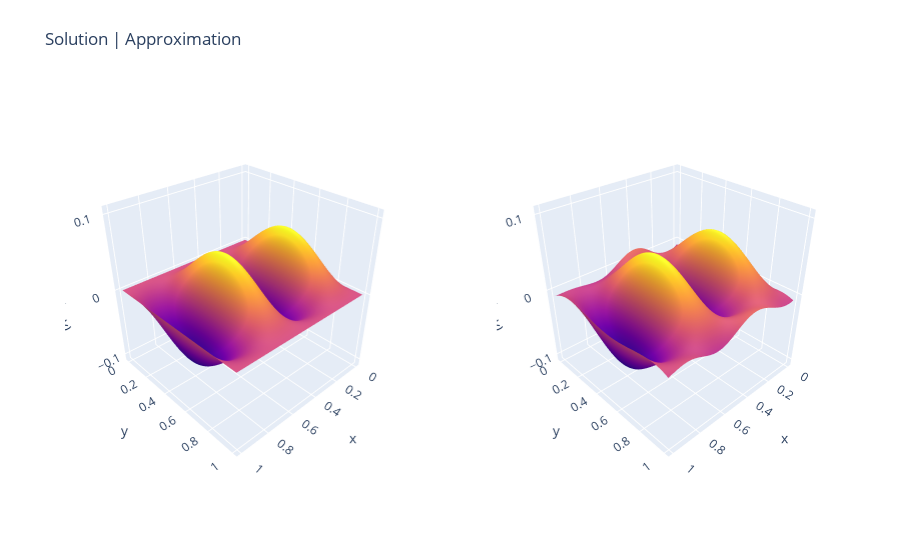

Notebook cell for this chart:
### Code cell
sol = lambda x, y: np.sin(4*np.pi*x)*(y-1)**2*y**2
fig = make_subplots(rows=1, cols=2, specs=[[{'type': 'surface'}, {'type': 'surface'}]])
xs = np.linspace(0, 1, 100)
ys = np.linspace(0, 1, 100)
us_pred = np.array([[sol(x, y) for x in xs] for y in ys])
us = us_pred
x_mesh, y_mesh = np.meshgrid(xs, ys)
fig.add_trace(go.Surface(x=ys, y=xs, z=us, showscale=False), row=1, col=1)
fig.add_trace(go.Surface(x=ys, y=np.flip(xs), z=np.array([[solver.u(x, y).item() for x in xs] for y in ys]), showscale=False), row=1, col=2)
fig.update_layout(title='Solution | Approximation',
                  scene = dict(
                    xaxis_title="x",
                    yaxis_title="y",
                    zaxis_title="u(x, y)",
                    zaxis_range=[-0.11, 0.11]
                  ),
                  scene2 = dict(
                    xaxis_title="x",
                    yaxis_title="y",
                    zaxis_title="u(x, y)",
                    zaxis_range=[-0.11, 0.11]
                  ),
                  margin=dict(l=50, r=50, b=50, t=50))
fig.update_layout(scene_camera_eye=dict(x=1.57, y=1.68, z=1.44),
                      margin=dict(l=65, r=50, b=65, t=90))
fig.update_layout(scene2_camera_eye=dict(x=1.57, y=1.68, z=1.44),
                      margin=dict(l=65, r=50, b=65, t=90))
fig.show()
